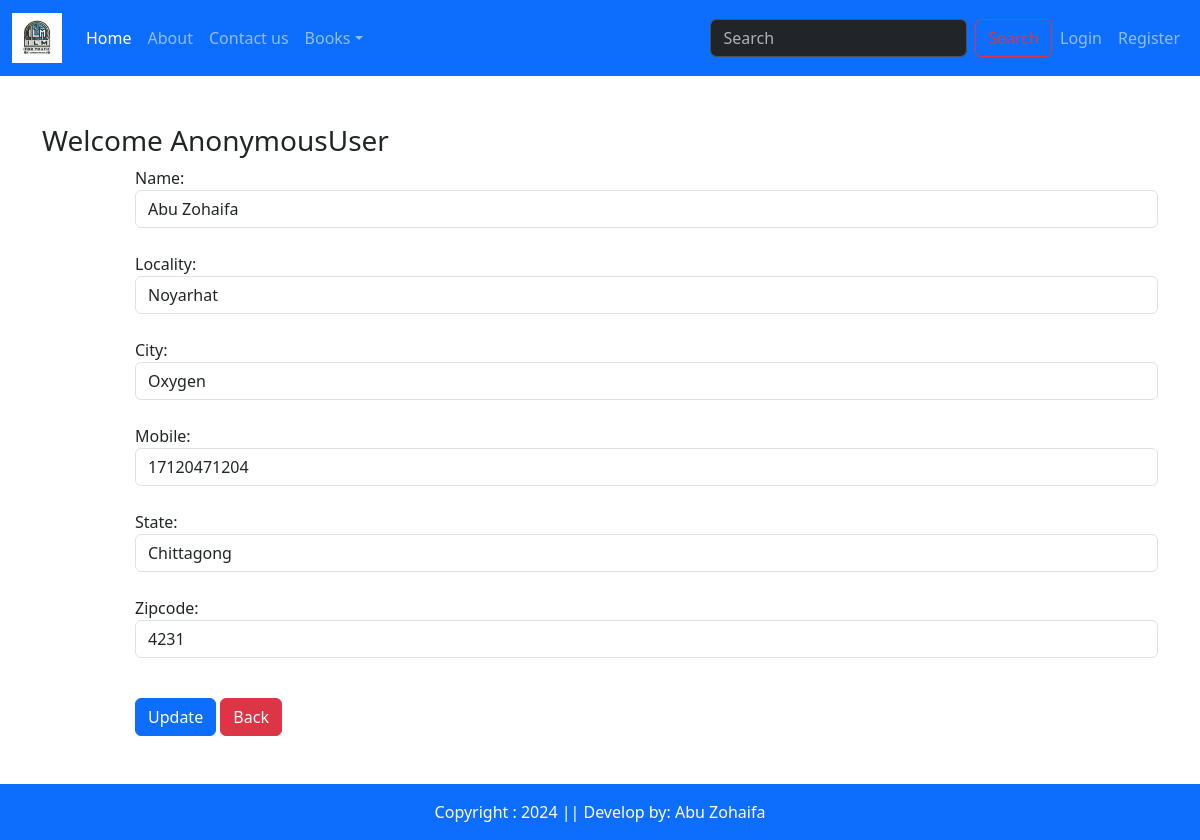
Screenshot of /update-address/7 with the database file from the repository.
### app/models.py (models this page shows, shortened)
class Customer(models.Model):
    user = models.ForeignKey(User, on_delete=models.CASCADE)
    name = models.CharField(max_length=200)
    locality = models.CharField(max_length=200)
    city = models.CharField(max_length=50)
    mobile = models.IntegerField(default=0)
    zipcode = models.IntegerField()
    state = models.CharField(choices=STATE_CHOICES, max_length=108)

### app/views.py (the view, shortened to what this page needs)
# urls.py: path("update-address/<int:pk>", views.updateAddress.as_view(), name="update-address" ),
class updateAddress(View):
    def get(set, request, pk):
        add = Customer.objects.get(pk=pk)
        form = CustomerProfileForm(instance=add)
        return render(request, "app/updateaddress.html", locals())

### app/forms.py
class CustomerProfileForm(forms.ModelForm):
    class Meta:
        model = Customer
        fields = ['name', 'locality', 'city', 'mobile', 'state', 'zipcode']
        widgets={'name':forms.TextInput(attrs={'class': 'form-control'}),
                'locality': forms.TextInput(attrs={'class': 'form-control'}),
                'city': forms.TextInput(attrs={'class': 'form-control'}),
                'mobile': forms.NumberInput(attrs={'class': 'form-control'}),
                'state': forms.Select(attrs={'class': 'form-control'}),
                'zipcode': forms.NumberInput(attrs={'class': 'form-control'}),
                }

### app/context_processors.py (called while the page is built)
def total_items(request):
    totalitem = 0
    if request.user.is_authenticated:
        totalitem = len(Cart.objects.filter(user=request.user))
    return {'totalitem': totalitem}

### app/templates/app/updateaddress.html (shortened to what this page needs)
{% extends 'app/base.html' %}
{% load static %}
{% block main-content %}
<div class="container my-5">
    <div class="row">
    <h3>Welcome <span class="text-capitalize">{{request.user}}</span></h3>
    </div>
    <div class="col-sm-B offset-sm-1">
        <form action="" method="post">
            {% for fm in form %}
                {{fm.label_tag}} {{fm}} <small class="text-danger">{{fm.errors |striptags}}</small> <br>
            {% endfor %}
            <div class="col-12 mt-3">
                <button type="submit" class="btn btn-primary">Update</button>
                <a href= {% url 'address'%} type='button' class='btn btn-danger'>Back</a>
            </div>
        </form>
    </div>
</div>
{% endblock main-content %}

### rows the page displays
Customer: form "Abu Zohaifa" "Noyarhat" "Oxygen" "17120471204" "Chittagong" "4231"

### other values shown
{{ request.user }} "AnonymousUser"
{{ fm.label_tag }} "Name:" "Locality:" "City:" "Mobile:" "State:" "Zipcode:"
